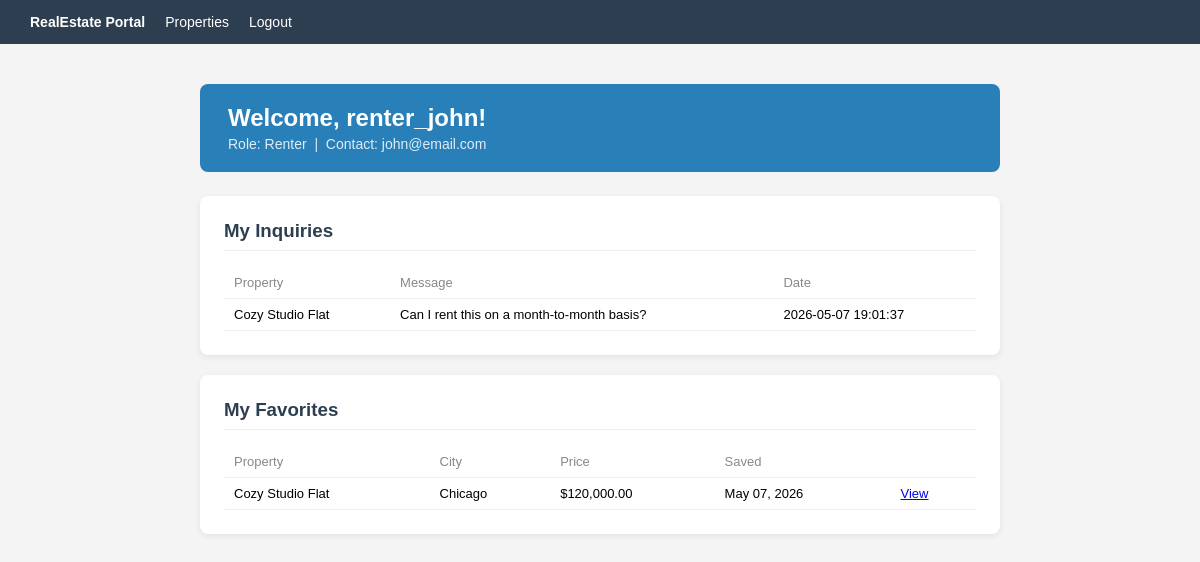
Page /dashboard.php (signed in) on the committed database.
### tables this page shows
CREATE TABLE Users (
    userId       INT NOT NULL UNIQUE AUTO_INCREMENT,
    userName     VARCHAR(50) NOT NULL UNIQUE,
    contactInfo  VARCHAR(200),
    passwordHash VARCHAR(255) NOT NULL,
    userType     ENUM('agent', 'buyer', 'renter') NOT NULL,
    PRIMARY KEY (userId)
);

CREATE TABLE Inquiries (
    inquiryId   INT NOT NULL UNIQUE AUTO_INCREMENT,
    userId      INT NOT NULL,
    propertyId  INT NOT NULL,
    message     VARCHAR(255) NOT NULL,
    inquiryDate DATETIME NOT NULL,
    PRIMARY KEY (inquiryId),
    FOREIGN KEY (userId) REFERENCES Users(userId),
    FOREIGN KEY (propertyId) REFERENCES Properties(propertyId)
);

CREATE TABLE Properties (
    propertyId   INT NOT NULL UNIQUE AUTO_INCREMENT,
    title        VARCHAR(100) NOT NULL,
    propertyType VARCHAR(50) NOT NULL,
    address      VARCHAR(200) NOT NULL,
    city         VARCHAR(100) NOT NULL,
    price        DECIMAL(12,2) NOT NULL,
    status       ENUM('available', 'sold', 'rented') NOT NULL DEFAULT 'available',
    agentId      INT NOT NULL,
    PRIMARY KEY (propertyId),
    FOREIGN KEY (agentId) REFERENCES Users(userId)
);

CREATE TABLE Favorites (
    favoriteId INT NOT NULL UNIQUE AUTO_INCREMENT,
    userId     INT NOT NULL,
    propertyId INT NOT NULL,
    savedDate  DATETIME NOT NULL,
    PRIMARY KEY (favoriteId),
    FOREIGN KEY (userId) REFERENCES Users(userId),
    FOREIGN KEY (propertyId) REFERENCES Properties(propertyId)
);

### dashboard.php (the view, shortened to what this page needs)
<?php
require 'db.php';
$userId   = $_SESSION['userId'];
$userType = $_SESSION['userType'];
function getUserDetails($pdo, $userId) {
    $stmt = $pdo->prepare("SELECT * FROM Users WHERE userId = ?");
    $stmt->execute([$userId]);
    return $stmt->fetch(PDO::FETCH_ASSOC);
}
$user = getUserDetails($pdo, $userId);
$inquiries = [];
if (in_array($userType, ['buyer', 'renter'])) {
    $stmt = $pdo->prepare(
        "SELECT i.*, p.title AS propertyTitle FROM Inquiries i
         JOIN Properties p ON i.propertyId = p.propertyId
         WHERE i.userId = ? ORDER BY i.inquiryDate DESC"
    );
    $stmt->execute([$userId]);
    $inquiries = $stmt->fetchAll(PDO::FETCH_ASSOC);
}
$favorites = [];
if (in_array($userType, ['buyer', 'renter'])) {
    $stmt = $pdo->prepare(
        "SELECT f.*, p.title AS propertyTitle, p.city, p.price FROM Favorites f
         JOIN Properties p ON f.propertyId = p.propertyId
         WHERE f.userId = ?"
    );
    $stmt->execute([$userId]);
    $favorites = $stmt->fetchAll(PDO::FETCH_ASSOC);
}
$listings = [];
?>
<!DOCTYPE html>
<html lang="en">
<head>
</head>
<body>
<nav>
    <a href="index.php"><strong>RealEstate Portal</strong></a>
    <a href="properties.php">Properties</a>
    <a href="logout.php">Logout</a>
</nav>
<div class="container">
    <div class="welcome">
        <h2>Welcome, <?= htmlspecialchars($user['userName']) ?>!</h2>
        <p>Role: <?= ucfirst($userType) ?> &nbsp;|&nbsp; Contact: <?= htmlspecialchars($user['contactInfo'] ?? 'N/A') ?></p>
    </div>
    <?php if ($userType === 'agent'): ?>
    <div class="section">
        <h3>My Listings <a class="btn" href="add_property.php" style="float:right;margin-top:-4px">+ Add New</a></h3>
        <?php if (empty($listings)): ?>
            <p class="empty">You have not added any listings yet.</p>
        <?php else: ?>
        <table>
            <tr><th>Title</th><th>City</th><th>Price</th><th>Status</th><th></th></tr>
            <?php foreach ($listings as $l): ?>
            <tr>
                <td><?= htmlspecialchars($l['title']) ?></td>
                <td><?= htmlspecialchars($l['city']) ?></td>
                <td>$<?= number_format($l['price'], 2) ?></td>
                <td><span class="badge <?= $l['status'] ?>"><?= ucfirst($l['status']) ?></span></td>
                <td><a href="property_details.php?id=<?= $l['propertyId'] ?>">View</a></td>
            </tr>
            <?php endforeach; ?>
        </table>
        <?php endif; ?>
    </div>
    <?php else: ?>
    <div class="section">
        <h3>My Inquiries</h3>
        <?php if (empty($inquiries)): ?>
            <p class="empty">You have not submitted any inquiries yet.</p>
        <?php else: ?>
        <table>
            <tr><th>Property</th><th>Message</th><th>Date</th></tr>
            <?php foreach ($inquiries as $i): ?>
            <tr>
                <td><?= htmlspecialchars($i['propertyTitle']) ?></td>
                <td><?= htmlspecialchars($i['message']) ?></td>
                <td><?= $i['inquiryDate'] ?></td>
            </tr>
            <?php endforeach; ?>
        </table>
        <?php endif; ?>
    </div>
    <div class="section">
        <h3>My Favorites</h3>
        <?php if (empty($favorites)): ?>
            <p class="empty">You have not saved any properties yet.</p>
        <?php else: ?>
        <table>
            <tr><th>Property</th><th>City</th><th>Price</th><th>Saved</th><th></th></tr>
            <?php foreach ($favorites as $f): ?>
            <tr>
                <td><?= htmlspecialchars($f['propertyTitle']) ?></td>
                <td><?= htmlspecialchars($f['city']) ?></td>
                <td>$<?= number_format($f['price'], 2) ?></td>
                <td><?= date('M d, Y', strtotime($f['savedDate'])) ?></td>
                <td><a href="property_details.php?id=<?= $f['propertyId'] ?>">View</a></td>
            </tr>
            <?php endforeach; ?>
        </table>
        <?php endif; ?>
    </div>
    <?php endif; ?>
</div>
</body>
</html>

### dashboard.php (style rules this page uses)
body { font-family: Arial, sans-serif; background: #f4f4f4; margin: 0; }
nav { background: #2c3e50; padding: 14px 30px; display: flex; gap: 20px; }
nav a { color: #fff; text-decoration: none; font-size: 14px; }
.container { max-width: 800px; margin: 40px auto; padding: 0 20px; }
.welcome { background: #2980b9; color: #fff; padding: 20px 28px; border-radius: 8px; margin-bottom: 24px; }
.welcome h2 { margin: 0 0 4px; }
.welcome p { margin: 0; font-size: 14px; opacity: .85; }
.section { background: #fff; border-radius: 8px; padding: 24px; margin-bottom: 20px; box-shadow: 0 2px 6px rgba(0,0,0,.08); }
.section h3 { margin: 0 0 16px; color: #2c3e50; border-bottom: 1px solid #eee; padding-bottom: 8px; }
table { width: 100%; border-collapse: collapse; font-size: 13px; }
th, td { text-align: left; padding: 8px 10px; border-bottom: 1px solid #f0f0f0; }
th { color: #888; font-weight: normal; }

### rows in the picture
users: userName "renter_john", contactInfo "john@email.com"
inquiries: propertyId.title "Cozy Studio Flat", message "Can I rent this on a month-to-month basis?", inquiryDate "2026-05-07 19:01:37"
favorites: propertyId.title "Cozy Studio Flat", propertyId.city "Chicago", propertyId.price "120,000.00", savedDate "May 07, 2026"

### other values in the picture
$userType "Renter"
